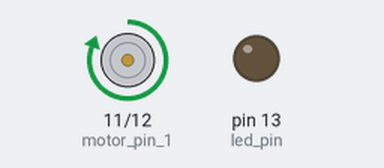
Simulated run of this sketch. Board: Arduino Uno, built with avr-gcc and run on an emulated ATmega328P. On the bench: motor-driver pin pairs drawn as motors (green arrow = first pin HIGH = forward, orange = second pin HIGH = backward, longer = more drive, scaled by the enable pin), output pins drawn as LEDs (lit = HIGH). What the sketch prints to the serial monitor is not drawn.

Above: at 0.2 s.
At 5.7 s:
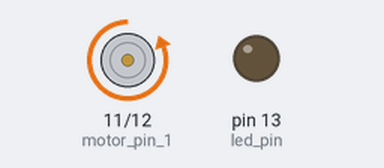
At 8.5 s:
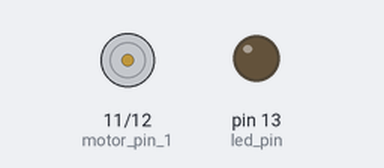
Timing chart, 0 to 14.3 s (numbered marks = the images above):
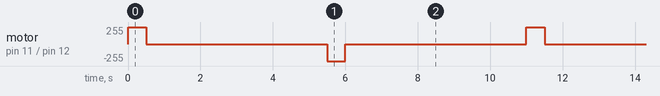

The sketch:

solenoid.ino
```cpp
#define A 0
#define B 1

int motor_pwm = 8;           //atmega pin14
int motor_pin_1 = 11;         //atmega pin17
int motor_pin_2 = 12;         //atmega pin16
int led_pin = 13;            //atmega pin19


void setup() {
  Serial.begin(9600);
  Serial.println("motor_control.ino");
  pinMode(motor_pwm, OUTPUT);
  pinMode(motor_pin_1, OUTPUT);
  pinMode(motor_pin_2, OUTPUT);
  pinMode(led_pin, OUTPUT);
  analogWrite(motor_pwm, 255);
  digitalWrite(motor_pin_1, LOW);
  digitalWrite(motor_pin_2, LOW);
  digitalWrite(led_pin, LOW);
}

void loop() {

  digitalWrite(motor_pin_1, HIGH);
  //digitalWrite(led_pin, HIGH);
  delay(500);
  digitalWrite(motor_pin_1, LOW);
  //digitalWrite(led_pin, LOW);
  delay(5000);
  digitalWrite(motor_pin_2, HIGH);
  //digitalWrite(led_pin, HIGH);
  delay(500);
  digitalWrite(motor_pin_2, LOW);
  //digitalWrite(led_pin, LOW);
  delay(5000);
}
```

Measured:
- by itself, motor on pin 11 (motor_pin_1) / pin 12 (motor_pin_2): repeats every 11.0 s: stopped 5.0 s, backward 255/255 0.50 s, stopped 5.0 s, forward 255/255 0.50 s
